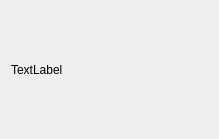
<?xml version="1.0" encoding="UTF-8"?>
<ui version="4.0">
 <class>InformationDialog</class>
 <widget class="QDialog" name="InformationDialog">
  <property name="geometry">
   <rect>
    <x>0</x>
    <y>0</y>
    <width>219</width>
    <height>139</height>
   </rect>
  </property>
  <property name="windowTitle">
   <string>Dialog</string>
  </property>
  <layout class="QVBoxLayout" name="verticalLayout">
   <item>
    <widget class="QLabel" name="label">
     <property name="text">
      <string>TextLabel</string>
     </property>
    </widget>
   </item>
  </layout>
 </widget>
 <resources/>
 <connections/>
</ui>
